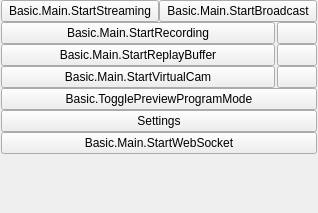
<?xml version="1.0" encoding="UTF-8"?>
<ui version="4.0">
 <class>OBSBasicControls</class>
 <widget class="QWidget" name="OBSBasicControls">
  <property name="geometry">
   <rect>
    <x>0</x>
    <y>0</y>
    <width>318</width>
    <height>213</height>
   </rect>
  </property>
  <layout class="QVBoxLayout" name="verticalLayout_9">
   <property name="spacing">
    <number>0</number>
   </property>
   <property name="leftMargin">
    <number>1</number>
   </property>
   <property name="topMargin">
    <number>0</number>
   </property>
   <property name="rightMargin">
    <number>1</number>
   </property>
   <property name="bottomMargin">
    <number>1</number>
   </property>
   <item>
    <widget class="QFrame" name="controlsFrame">
     <layout class="QVBoxLayout" name="buttonsVLayout">
      <property name="spacing">
       <number>0</number>
      </property>
      <property name="leftMargin">
       <number>0</number>
      </property>
      <property name="topMargin">
       <number>0</number>
      </property>
      <property name="rightMargin">
       <number>0</number>
      </property>
      <property name="bottomMargin">
       <number>0</number>
      </property>
      <item>
       <layout class="QHBoxLayout" name="horizontalLayout_7">
        <item>
         <widget class="QPushButton" name="streamButton">
          <property name="enabled">
           <bool>true</bool>
          </property>
          <property name="sizePolicy">
           <sizepolicy hsizetype="Ignored" vsizetype="Fixed">
            <horstretch>0</horstretch>
            <verstretch>0</verstretch>
           </sizepolicy>
          </property>
          <property name="minimumSize">
           <size>
            <width>150</width>
            <height>0</height>
           </size>
          </property>
          <property name="text">
           <string>Basic.Main.StartStreaming</string>
          </property>
         </widget>
        </item>
        <item>
         <widget class="QPushButton" name="broadcastButton">
          <property name="enabled">
           <bool>true</bool>
          </property>
          <property name="sizePolicy">
           <sizepolicy hsizetype="Ignored" vsizetype="Fixed">
            <horstretch>0</horstretch>
            <verstretch>0</verstretch>
           </sizepolicy>
          </property>
          <property name="minimumSize">
           <size>
            <width>150</width>
            <height>0</height>
           </size>
          </property>
          <property name="text">
           <string>Basic.Main.StartBroadcast</string>
          </property>
         </widget>
        </item>
       </layout>
      </item>
      <item>
       <layout class="QHBoxLayout" name="recordingLayout">
        <property name="spacing">
         <number>2</number>
        </property>
        <property name="leftMargin">
         <number>0</number>
        </property>
        <property name="topMargin">
         <number>0</number>
        </property>
        <property name="rightMargin">
         <number>0</number>
        </property>
        <property name="bottomMargin">
         <number>0</number>
        </property>
        <item>
         <widget class="QPushButton" name="recordButton">
          <property name="enabled">
           <bool>true</bool>
          </property>
          <property name="sizePolicy">
           <sizepolicy hsizetype="MinimumExpanding" vsizetype="Fixed">
            <horstretch>0</horstretch>
            <verstretch>0</verstretch>
           </sizepolicy>
          </property>
          <property name="minimumSize">
           <size>
            <width>0</width>
            <height>0</height>
           </size>
          </property>
          <property name="text">
           <string>Basic.Main.StartRecording</string>
          </property>
         </widget>
        </item>
        <item>
         <widget class="QPushButton" name="pauseRecordButton">
          <property name="enabled">
           <bool>true</bool>
          </property>
          <property name="minimumSize">
           <size>
            <width>0</width>
            <height>0</height>
           </size>
          </property>
          <property name="toolTip">
           <string>Basic.Main.PauseRecording</string>
          </property>
          <property name="accessibleName">
           <string>Basic.Main.PauseRecording</string>
          </property>
          <property name="icon">
           <iconset resource="obs.qrc">
            <normaloff>:/res/images/media-pause.svg</normaloff>:/res/images/media-pause.svg</iconset>
          </property>
          <property name="class" stdset="0">
           <string>icon-media-pause</string>
          </property>
         </widget>
        </item>
       </layout>
      </item>
      <item>
       <layout class="QHBoxLayout" name="replayBufferLayout">
        <property name="spacing">
         <number>2</number>
        </property>
        <property name="leftMargin">
         <number>0</number>
        </property>
        <property name="topMargin">
         <number>0</number>
        </property>
        <property name="rightMargin">
         <number>0</number>
        </property>
        <property name="bottomMargin">
         <number>0</number>
        </property>
        <item>
         <widget class="QPushButton" name="replayBufferButton">
          <property name="enabled">
           <bool>true</bool>
          </property>
          <property name="sizePolicy">
           <sizepolicy hsizetype="MinimumExpanding" vsizetype="Fixed">
            <horstretch>0</horstretch>
            <verstretch>0</verstretch>
           </sizepolicy>
          </property>
          <property name="minimumSize">
           <size>
            <width>0</width>
            <height>0</height>
           </size>
          </property>
          <property name="text">
           <string>Basic.Main.StartReplayBuffer</string>
          </property>
         </widget>
        </item>
        <item>
         <widget class="QPushButton" name="saveReplayButton">
          <property name="enabled">
           <bool>true</bool>
          </property>
          <property name="minimumSize">
           <size>
            <width>0</width>
            <height>0</height>
           </size>
          </property>
          <property name="toolTip">
           <string>Basic.Main.SaveReplay</string>
          </property>
          <property name="accessibleName">
           <string>Basic.Main.SaveReplay</string>
          </property>
          <property name="icon">
           <iconset resource="obs.qrc">
            <normaloff>:/res/images/save.svg</normaloff>:/res/images/save.svg</iconset>
          </property>
          <property name="class" stdset="0">
           <string>icon-save</string>
          </property>
         </widget>
        </item>
       </layout>
      </item>
      <item>
       <layout class="QHBoxLayout" name="virtualCamLayout">
        <property name="spacing">
         <number>2</number>
        </property>
        <property name="leftMargin">
         <number>0</number>
        </property>
        <property name="topMargin">
         <number>0</number>
        </property>
        <property name="rightMargin">
         <number>0</number>
        </property>
        <property name="bottomMargin">
         <number>0</number>
        </property>
        <item>
         <widget class="QPushButton" name="virtualCamButton">
          <property name="enabled">
           <bool>true</bool>
          </property>
          <property name="sizePolicy">
           <sizepolicy hsizetype="MinimumExpanding" vsizetype="Fixed">
            <horstretch>0</horstretch>
            <verstretch>0</verstretch>
           </sizepolicy>
          </property>
          <property name="minimumSize">
           <size>
            <width>0</width>
            <height>0</height>
           </size>
          </property>
          <property name="text">
           <string>Basic.Main.StartVirtualCam</string>
          </property>
         </widget>
        </item>
        <item>
         <widget class="QPushButton" name="virtualCamConfigButton">
          <property name="enabled">
           <bool>true</bool>
          </property>
          <property name="minimumSize">
           <size>
            <width>0</width>
            <height>0</height>
           </size>
          </property>
          <property name="toolTip">
           <string>Basic.Main.VirtualCamConfig</string>
          </property>
          <property name="accessibleName">
           <string>Basic.Main.VirtualCamConfig</string>
          </property>
          <property name="icon">
           <iconset resource="obs.qrc">
            <normaloff>:/settings/images/settings/general.svg</normaloff>:/settings/images/settings/general.svg</iconset>
          </property>
          <property name="class" stdset="0">
           <string>icon-gear</string>
          </property>
         </widget>
        </item>
       </layout>
      </item>
      <item>
       <widget class="QPushButton" name="modeSwitch">
        <property name="sizePolicy">
         <sizepolicy hsizetype="Ignored" vsizetype="Fixed">
          <horstretch>0</horstretch>
          <verstretch>0</verstretch>
         </sizepolicy>
        </property>
        <property name="minimumSize">
         <size>
          <width>150</width>
          <height>0</height>
         </size>
        </property>
        <property name="text">
         <string>Basic.TogglePreviewProgramMode</string>
        </property>
       </widget>
      </item>
      <item>
       <widget class="QPushButton" name="settingsButton">
        <property name="sizePolicy">
         <sizepolicy hsizetype="Ignored" vsizetype="Fixed">
          <horstretch>0</horstretch>
          <verstretch>0</verstretch>
         </sizepolicy>
        </property>
        <property name="minimumSize">
         <size>
          <width>150</width>
          <height>0</height>
         </size>
        </property>
        <property name="text">
         <string>Settings</string>
        </property>
       </widget>
      </item>
      <item>
       <widget class="QPushButton" name="webSocketButton">
        <property name="enabled">
         <bool>true</bool>
        </property>
        <property name="sizePolicy">
         <sizepolicy hsizetype="Ignored" vsizetype="Fixed">
          <horstretch>0</horstretch>
          <verstretch>0</verstretch>
         </sizepolicy>
        </property>
        <property name="minimumSize">
         <size>
          <width>150</width>
          <height>0</height>
         </size>
        </property>
        <property name="text">
         <string>Basic.Main.StartWebSocket</string>
        </property>
       </widget>
      </item>
      <item>
       <spacer name="expVSpacer">
        <property name="orientation">
         <enum>Qt::Vertical</enum>
        </property>
        <property name="sizeHint" stdset="0">
         <size>
          <width>0</width>
          <height>0</height>
         </size>
        </property>
       </spacer>
      </item>
     </layout>
    </widget>
   </item>
  </layout>
 </widget>
 <resources>
  <include location="obs.qrc"/>
 </resources>
 <connections/>
</ui>
